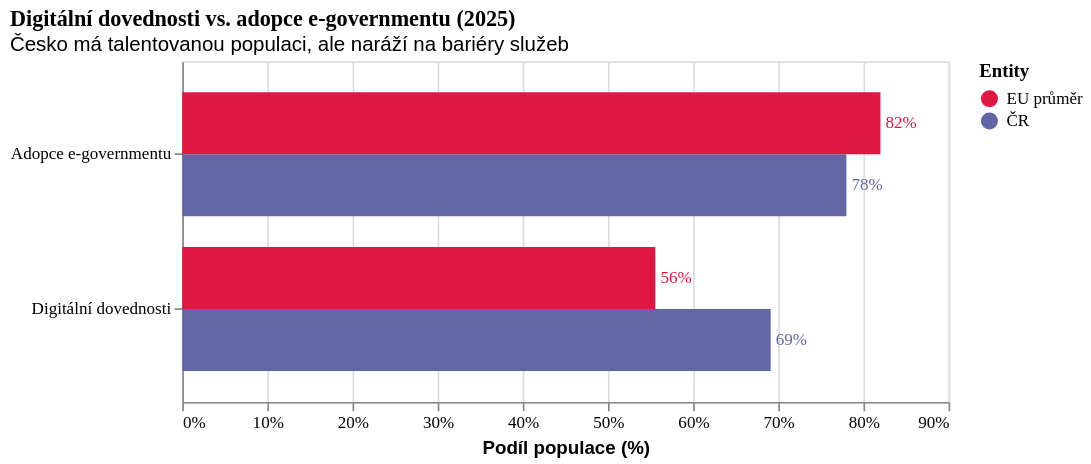

This figure's Vega-Lite source:
### Vega-Lite specification from a JSON file in a GitHub repository (floating-point values rounded to 4 significant figures)
{"$schema": "https://vega.github.io/schema/vega-lite/v5.json", "title": {"text": "Digitální dovednosti vs. adopce e-governmentu (2025)", "subtitle": "Česko má talentovanou populaci, ale naráží na bariéry služeb", "anchor": "start", "font": "Roboto Slab", "fontSize": 13}, "width": 450, "height": 200, "data": {"values": [{"Metric": "Digitální dovednosti", "Entity": "ČR", "Value": 0.6911}, {"Metric": "Digitální dovednosti", "Entity": "EU průměr", "Value": 0.5556}, {"Metric": "Adopce e-governmentu", "Entity": "ČR", "Value": 0.78}, {"Metric": "Adopce e-governmentu", "Entity": "EU průměr", "Value": 0.82}]}, "encoding": {"y": {"field": "Metric", "type": "nominal", "title": null, "axis": {"labelFont": "Work Sans", "labelFontSize": 10}}, "x": {"field": "Value", "type": "quantitative", "title": "Podíl populace (%)", "axis": {"format": "%", "labelFont": "Work Sans", "labelFontSize": 10}}, "color": {"field": "Entity", "type": "nominal", "scale": {"range": ["#de1743", "#6267a3"]}, "legend": {"labelFont": "Work Sans", "labelFontSize": 10, "titleFont": "Work Sans"}}, "yOffset": {"field": "Entity"}}, "layer": [{"mark": "bar"}, {"mark": {"type": "text", "align": "left", "baseline": "middle", "dx": 3, "font": "Work Sans", "fontSize": 10}, "encoding": {"text": {"field": "Value", "type": "quantitative", "format": ".0%"}}}], "usermeta": {"_source": "Digital Decade 2025 (Evropská komise)"}}
